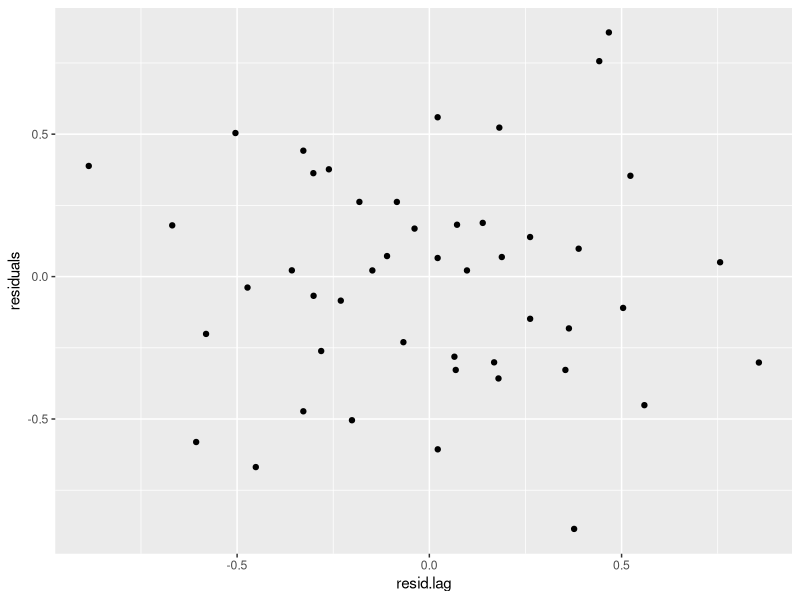
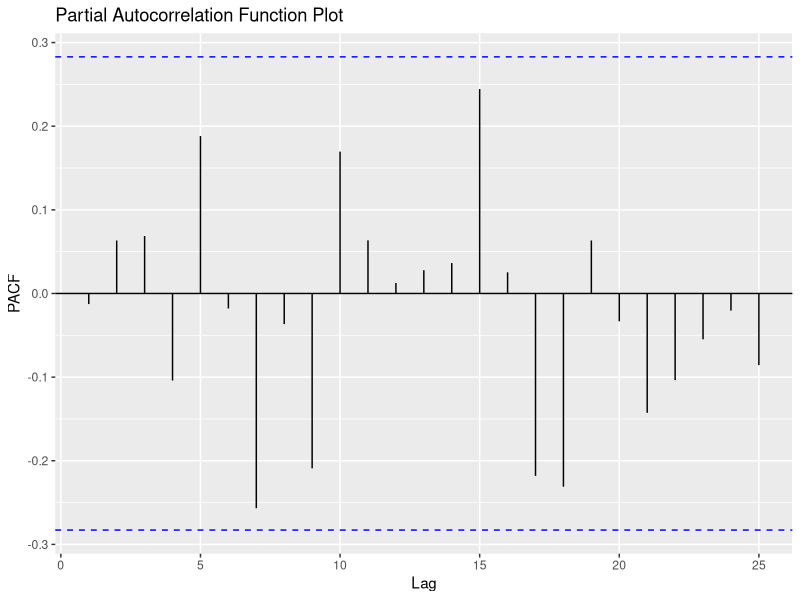

R code for these plots, in order:
## ---- chunk 1
library(tidyverse)
library(stats)
library(tseries)
library(forecast)
## ---- chunk 2
nino <- read_csv("data/ex1028.csv") %>%
  mutate(Temperature = as_factor(Temperature),
         WestAfrica = as_factor(WestAfrica),
         )
## ---- chunk 3
nino.fit <- glm(log(StormIndex) ~ Temperature + WestAfrica, data = nino)
summary(nino.fit)
## ---- chunk 4
# first save the residuals, then create a lag column

# save the residuals
resid.nino <- resid(nino.fit)
#create new columns
nino <- nino %>%
  mutate(residuals = resid.nino,
         resid.lag = lag(residuals))
# pipe into ggplot
nino %>% ggplot(aes(x = resid.lag, y = residuals)) +
  geom_point()
## ---- chunk 5
ggPacf(nino$residuals, 25) +
  ggtitle("Partial Autocorrelation Function Plot")
## ---- chunk 6
lynx <- read_csv("data/ex1515.csv") %>%
  mutate(Year = as_factor(Year))

head(lynx, 5)
